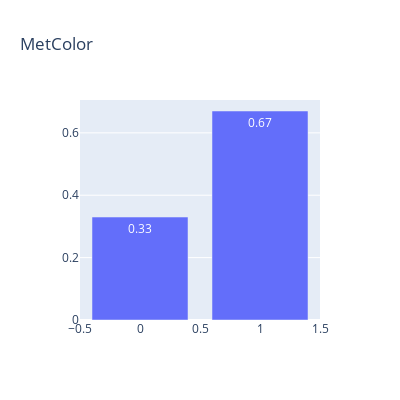

This figure's notebook cell:
### Code cell
trace = go.Bar(x=temp.index,
               y= np.round(temp.values/temp.values.sum(),2),
               text = np.round(temp.values/temp.values.sum(),2),
               textposition = 'inside',
               name = 'MetColor')
data = [trace]
layout = go.Layout(
    autosize=False,
    width=400,
    height=400,title = "MetColor"
)

fig = go.Figure(data=data, layout=layout)
iplot(fig)

### Figure 1 — Plotly figure (JSON) as saved in the notebook; plotly's stock layout.template omitted (floating-point values rounded to 4 significant figures)
{"data": [{"name": "MetColor", "text": [0.67, 0.33], "textposition": "inside", "type": "bar", "x": [1, 0], "y": [0.67, 0.33]}], "layout": {"autosize": false, "height": 400, "title": {"text": "MetColor"}, "width": 400}}
